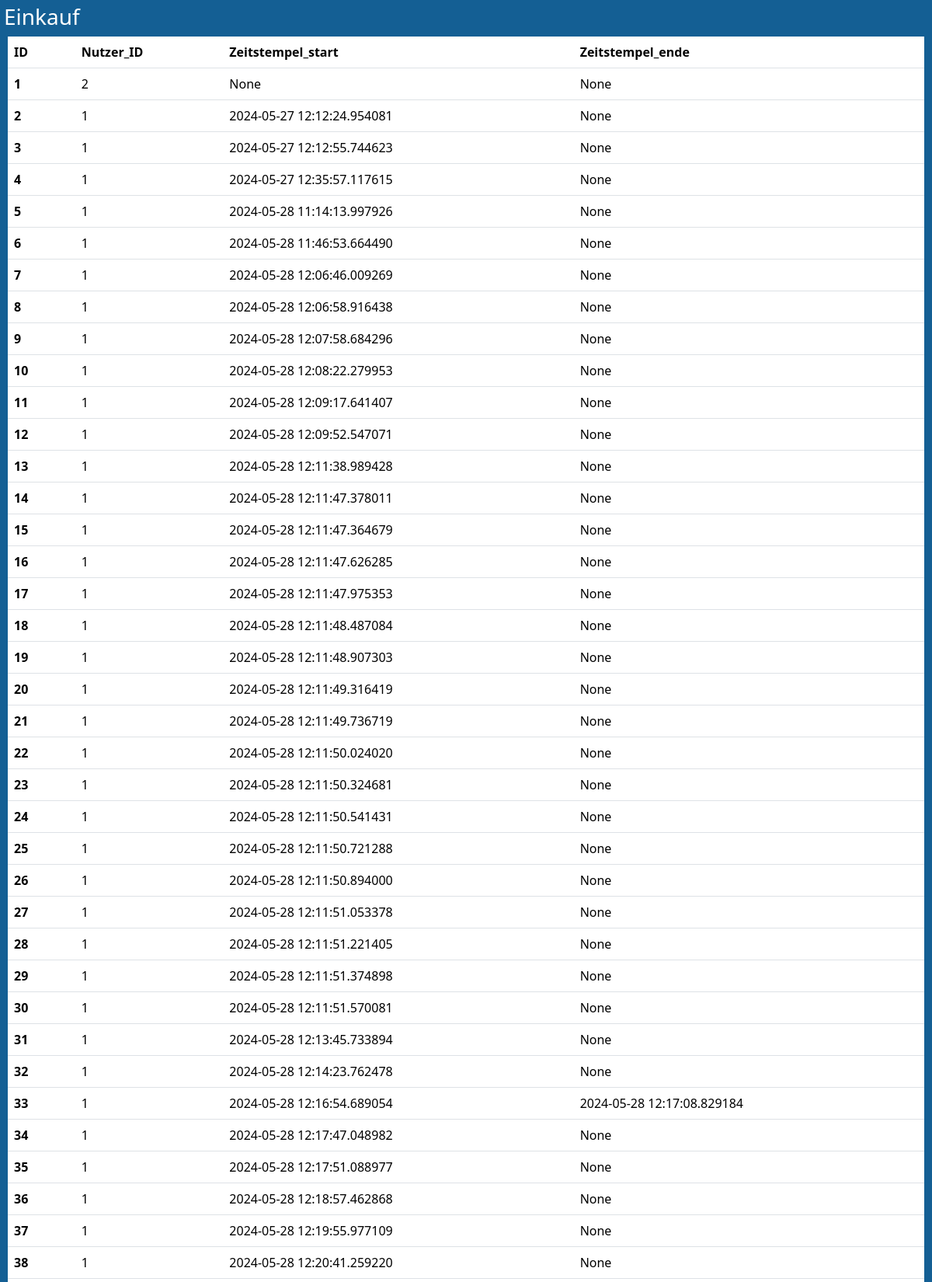
The app's page /Einkauf (upper part) with its own data.
### model.py (models this page shows, shortened)
class Einkauf(db.Model):
    __tablename__ = 'einkauf'
    ID = db.Column(db.Integer, primary_key=True)
    Nutzer_ID = db.Column(db.Integer, db.ForeignKey('nutzer.ID'))
    Zeitstempel_start = db.Column(db.DateTime)
    Zeitstempel_ende = db.Column(db.DateTime)
    nutzer = relationship("Nutzer")

### app_admin.py (the view)
@admin.route('/Einkauf')
def show_einkauf():
    einkauf_entries = db.session.query(Einkauf).all()
    column_names =["ID", "Nutzer_ID",  "Zeitstempel_start","Zeitstempel_ende" ]
    return render_template('db_table_view.html', entries=einkauf_entries, column_names=column_names, title = "Einkauf")

### templates/db_table_view.html (shortened to what this page needs)
{% extends "sm_default_import_only.html" %}
{% block content %}
    <div class="dbPage-container">
        <h3>{{title}}</h1>
        <div class = " table-container">
            <table class="table">
                <thead class="thead-light">
                <tr>
                    {% for name in column_names %}
                        <th scope="col">{{ name }}</th>
                    {% endfor %}
                </tr>
                </thead>
                <tbody>
                    {% for entry in entries %}
                        <tr>
                            {% for identifier in column_names %}
                                {% if identifier == "ID" %}
                                    <th scope="row">{{ entry.ID }}</th>
                                {% else %}
                                    <td>{{ entry[identifier]  }}</td>
                                {% endif%}
                            {% endfor %}
                        </tr>
                    {% endfor %}
                </tbody>
            </table>
        </div>
    </div>
{%endblock%}

### static/style.css (style rules this page uses)
header, body, footer { background-color: rgb(24, 115, 180); color: white; height: auto; display: flex; flex-direction: column; }
.dbPage-container { background-color: rgb(20, 95, 148); color: white; flex: 1; overflow: hidden; padding: 5px; height: 75vh; }
.table-container { overflow-y: auto; overflow-x: auto; max-width: 100%; margin: 5px; }
.table { width: 100%; border-collapse: collapse; table-layout: auto; }
td, th { padding : 5px; overflow: hidden; text-overflow: ellipsis; }

### records on screen
Einkauf: ID "1", Nutzer_ID "2" "None" "None"
Einkauf: ID "2", Nutzer_ID "1" "2024-05-27 12:12:24.954081" "None"
Einkauf: ID "3", Nutzer_ID "1" "2024-05-27 12:12:55.744623" "None"
Einkauf: ID "4", Nutzer_ID "1" "2024-05-27 12:35:57.117615" "None"
Einkauf: ID "5", Nutzer_ID "1" "2024-05-28 11:14:13.997926" "None"
Einkauf: ID "6", Nutzer_ID "1" "2024-05-28 11:46:53.664490" "None"
Einkauf: ID "7", Nutzer_ID "1" "2024-05-28 12:06:46.009269" "None"
Einkauf: ID "8", Nutzer_ID "1" "2024-05-28 12:06:58.916438" "None"
Einkauf: ID "9", Nutzer_ID "1" "2024-05-28 12:07:58.684296" "None"
Einkauf: ID "10", Nutzer_ID "1" "2024-05-28 12:08:22.279953" "None"
Einkauf: ID "11", Nutzer_ID "1" "2024-05-28 12:09:17.641407" "None"
Einkauf: ID "12", Nutzer_ID "1" "2024-05-28 12:09:52.547071" "None"
Einkauf: ID "13", Nutzer_ID "1" "2024-05-28 12:11:38.989428" "None"
Einkauf: ID "14", Nutzer_ID "1" "2024-05-28 12:11:47.378011" "None"
Einkauf: ID "15", Nutzer_ID "1" "2024-05-28 12:11:47.364679" "None"
Einkauf: ID "16", Nutzer_ID "1" "2024-05-28 12:11:47.626285" "None"
Einkauf: ID "17", Nutzer_ID "1" "2024-05-28 12:11:47.975353" "None"
Einkauf: ID "18", Nutzer_ID "1" "2024-05-28 12:11:48.487084" "None"
Einkauf: ID "19", Nutzer_ID "1" "2024-05-28 12:11:48.907303" "None"
Einkauf: ID "20", Nutzer_ID "1" "2024-05-28 12:11:49.316419" "None"
Einkauf: ID "21", Nutzer_ID "1" "2024-05-28 12:11:49.736719" "None"
Einkauf: ID "22", Nutzer_ID "1" "2024-05-28 12:11:50.024020" "None"
Einkauf: ID "23", Nutzer_ID "1" "2024-05-28 12:11:50.324681" "None"
Einkauf: ID "24", Nutzer_ID "1" "2024-05-28 12:11:50.541431" "None"
Einkauf: ID "25", Nutzer_ID "1" "2024-05-28 12:11:50.721288" "None"
Einkauf: ID "26", Nutzer_ID "1" "2024-05-28 12:11:50.894000" "None"
Einkauf: ID "27", Nutzer_ID "1" "2024-05-28 12:11:51.053378" "None"
Einkauf: ID "28", Nutzer_ID "1" "2024-05-28 12:11:51.221405" "None"
Einkauf: ID "29", Nutzer_ID "1" "2024-05-28 12:11:51.374898" "None"
Einkauf: ID "30", Nutzer_ID "1" "2024-05-28 12:11:51.570081" "None"
Einkauf: ID "31", Nutzer_ID "1" "2024-05-28 12:13:45.733894" "None"
Einkauf: ID "32", Nutzer_ID "1" "2024-05-28 12:14:23.762478" "None"
Einkauf: ID "33", Nutzer_ID "1" "2024-05-28 12:16:54.689054" "2024-05-28 12:17:08.829184"
Einkauf: ID "34", Nutzer_ID "1" "2024-05-28 12:17:47.048982" "None"
Einkauf: ID "35", Nutzer_ID "1" "2024-05-28 12:17:51.088977" "None"
Einkauf: ID "36", Nutzer_ID "1" "2024-05-28 12:18:57.462868" "None"
Einkauf: ID "37", Nutzer_ID "1" "2024-05-28 12:19:55.977109" "None"
Einkauf: ID "38", Nutzer_ID "1" "2024-05-28 12:20:41.259220" "None"

### other values on screen
{{ title }} "Einkauf"
{{ name }} "ID" "Nutzer_ID" "Zeitstempel_start" "Zeitstempel_ende"
